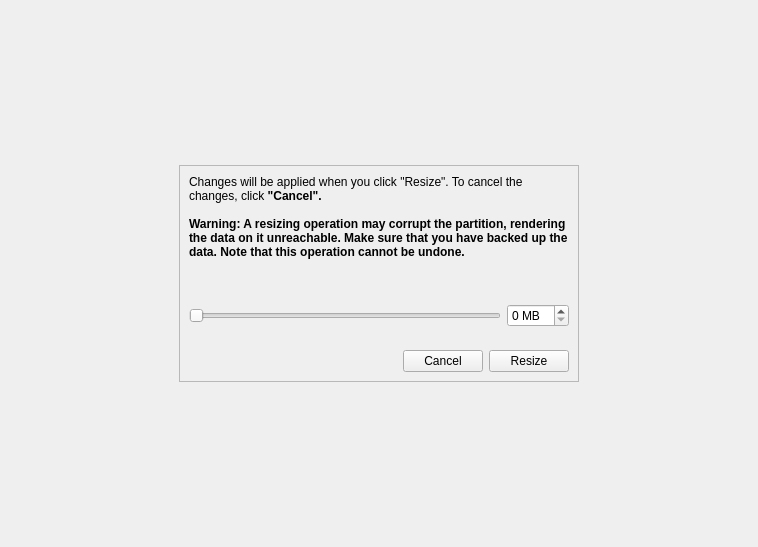
<?xml version="1.0" encoding="UTF-8"?>
<ui version="4.0">
 <class>PartResizeWidget</class>
 <widget class="QWidget" name="PartResizeWidget">
  <property name="geometry">
   <rect>
    <x>0</x>
    <y>0</y>
    <width>758</width>
    <height>547</height>
   </rect>
  </property>
  <property name="windowTitle">
   <string/>
  </property>
  <property name="styleSheet">
   <string notr="true"/>
  </property>
  <layout class="QGridLayout" name="gridLayout_2">
   <item row="0" column="1">
    <spacer name="verticalSpacer_2">
     <property name="orientation">
      <enum>Qt::Vertical</enum>
     </property>
     <property name="sizeHint" stdset="0">
      <size>
       <width>20</width>
       <height>60</height>
      </size>
     </property>
    </spacer>
   </item>
   <item row="1" column="0">
    <spacer name="horizontalSpacer">
     <property name="orientation">
      <enum>Qt::Horizontal</enum>
     </property>
     <property name="sizeHint" stdset="0">
      <size>
       <width>129</width>
       <height>20</height>
      </size>
     </property>
    </spacer>
   </item>
   <item row="1" column="1">
    <widget class="QFrame" name="mainFrame">
     <property name="sizePolicy">
      <sizepolicy hsizetype="Preferred" vsizetype="Fixed">
       <horstretch>0</horstretch>
       <verstretch>0</verstretch>
      </sizepolicy>
     </property>
     <property name="minimumSize">
      <size>
       <width>400</width>
       <height>0</height>
      </size>
     </property>
     <property name="styleSheet">
      <string notr="true"/>
     </property>
     <property name="frameShape">
      <enum>QFrame::StyledPanel</enum>
     </property>
     <property name="lineWidth">
      <number>0</number>
     </property>
     <layout class="QGridLayout" name="gridLayout">
      <item row="0" column="0" colspan="2">
       <widget class="QLabel" name="label">
        <property name="text">
         <string>Changes will be applied when you click &quot;Resize&quot;. To cancel the changes, click &lt;b&gt;&quot;Cancel&quot;.
&lt;br&gt;&lt;br&gt;
Warning: A resizing operation may corrupt the partition, rendering the data on it unreachable. Make sure that you have backed up the data. Note that this operation cannot be undone.&lt;b&gt;</string>
        </property>
        <property name="textFormat">
         <enum>Qt::AutoText</enum>
        </property>
        <property name="wordWrap">
         <bool>true</bool>
        </property>
       </widget>
      </item>
      <item row="1" column="0">
       <spacer name="verticalSpacer_3">
        <property name="orientation">
         <enum>Qt::Vertical</enum>
        </property>
        <property name="sizeHint" stdset="0">
         <size>
          <width>20</width>
          <height>39</height>
         </size>
        </property>
       </spacer>
      </item>
      <item row="2" column="0">
       <widget class="QSlider" name="resizeMBSlider">
        <property name="sizePolicy">
         <sizepolicy hsizetype="Expanding" vsizetype="Fixed">
          <horstretch>0</horstretch>
          <verstretch>0</verstretch>
         </sizepolicy>
        </property>
        <property name="styleSheet">
         <string notr="true"/>
        </property>
        <property name="orientation">
         <enum>Qt::Horizontal</enum>
        </property>
       </widget>
      </item>
      <item row="2" column="1">
       <widget class="QSpinBox" name="resizeMB">
        <property name="suffix">
         <string> MB</string>
        </property>
        <property name="singleStep">
         <number>10</number>
        </property>
       </widget>
      </item>
      <item row="3" column="0">
       <spacer name="verticalSpacer_4">
        <property name="orientation">
         <enum>Qt::Vertical</enum>
        </property>
        <property name="sizeHint" stdset="0">
         <size>
          <width>20</width>
          <height>17</height>
         </size>
        </property>
       </spacer>
      </item>
      <item row="4" column="0" colspan="2">
       <layout class="QHBoxLayout" name="horizontalLayout">
        <item>
         <spacer name="horizontalSpacer_3">
          <property name="orientation">
           <enum>Qt::Horizontal</enum>
          </property>
          <property name="sizeHint" stdset="0">
           <size>
            <width>40</width>
            <height>20</height>
           </size>
          </property>
         </spacer>
        </item>
        <item>
         <widget class="QPushButton" name="cancelButton">
          <property name="text">
           <string>Cancel</string>
          </property>
         </widget>
        </item>
        <item>
         <widget class="QPushButton" name="resizeButton">
          <property name="text">
           <string>Resize</string>
          </property>
         </widget>
        </item>
       </layout>
      </item>
     </layout>
    </widget>
   </item>
   <item row="1" column="2">
    <spacer name="horizontalSpacer_2">
     <property name="orientation">
      <enum>Qt::Horizontal</enum>
     </property>
     <property name="sizeHint" stdset="0">
      <size>
       <width>128</width>
       <height>20</height>
      </size>
     </property>
    </spacer>
   </item>
   <item row="2" column="1">
    <spacer name="verticalSpacer">
     <property name="orientation">
      <enum>Qt::Vertical</enum>
     </property>
     <property name="sizeHint" stdset="0">
      <size>
       <width>20</width>
       <height>61</height>
      </size>
     </property>
    </spacer>
   </item>
  </layout>
 </widget>
 <resources>
  <include location="../../data.qrc"/>
 </resources>
 <connections>
  <connection>
   <sender>resizeMBSlider</sender>
   <signal>valueChanged(int)</signal>
   <receiver>resizeMB</receiver>
   <slot>setValue(int)</slot>
   <hints>
    <hint type="sourcelabel">
     <x>411</x>
     <y>189</y>
    </hint>
    <hint type="destinationlabel">
     <x>504</x>
     <y>189</y>
    </hint>
   </hints>
  </connection>
 </connections>
</ui>
